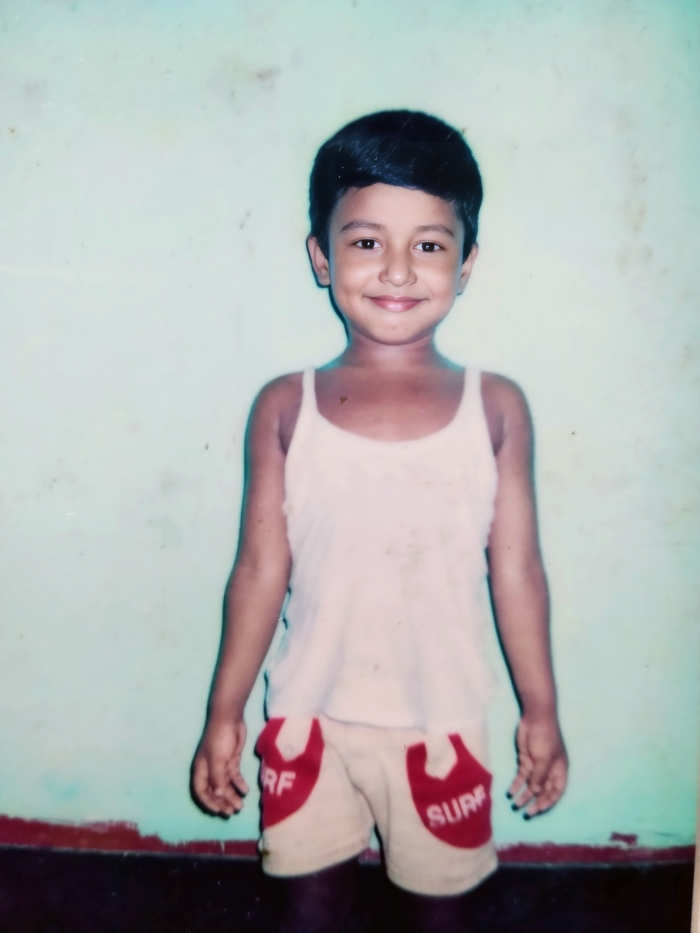
#> input picture images/i.jpg, 700 x 933 px
$ python input_output.py
#> lines starting #> are read from the running program, lines starting #| are printed output that depends on the picture
import cv2
from matplotlib import pyplot as plt

image_path = input("Enter the path: ")
#> the answer given: images/i.jpg
original_image = cv2.imread(image_path)
#> original_image is the input picture: shape (933, 700, 3); mean B, G, R 176, 176.5, 174.5

gray_image = cv2.cvtColor(original_image, cv2.COLOR_BGR2GRAY)
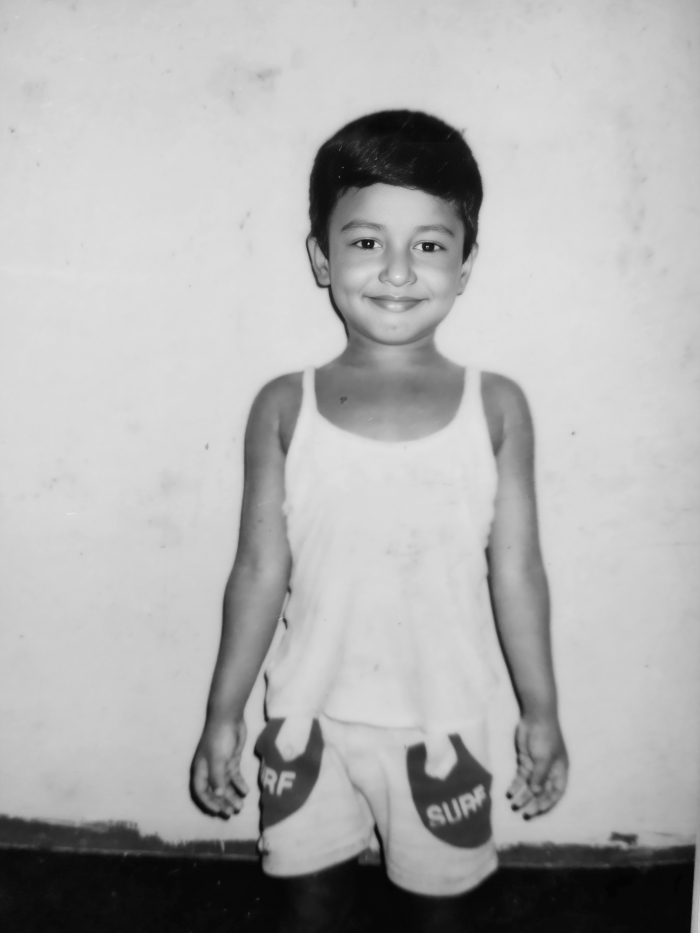
#> gray_image: shape (933, 700); min 3, max 237, mean 175.8

plt.subplot(1, 2, 1), plt.imshow(cv2.cvtColor(original_image, cv2.COLOR_BGR2RGB))
plt.title('Original Image'), plt.xticks([]), plt.yticks([])

plt.subplot(1, 2, 2), plt.imshow(gray_image, cmap='gray')
plt.title('Grayscale Image'), plt.xticks([]), plt.yticks([])

plt.show()
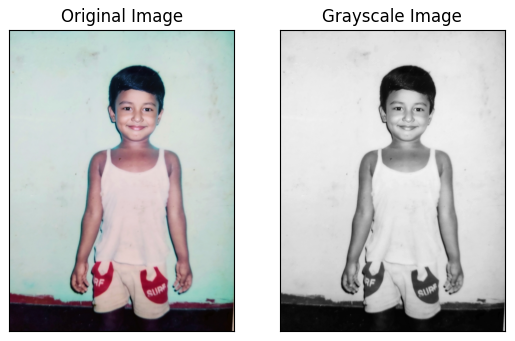
#> figure drawn by matplotlib, 2 panels
